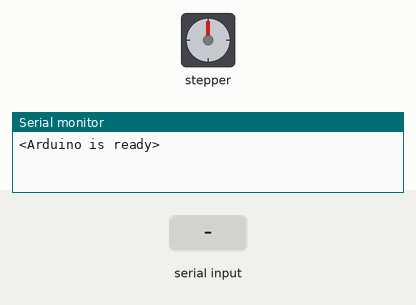
A sketch run on a simulated Arduino Uno, built with avr-gcc and run on an emulated ATmega328P. Shown: stepper motor, the last lines printed to the serial monitor. Wiring (inferred from the names in the program): stepper motor (2048 steps per turn assumed): coils pin 8, pin 9, pin 10, pin 11. The inputs (shaded band) are chosen by the test bench.

Above: at 1.2 s.
1.3 s: "<90,45>" received over Serial
At 1.5 s:
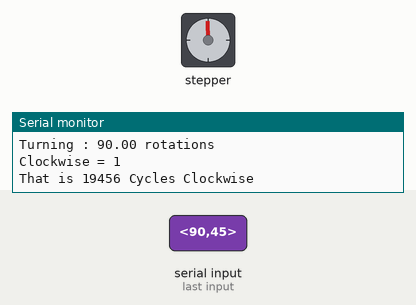
At 2.1 s:
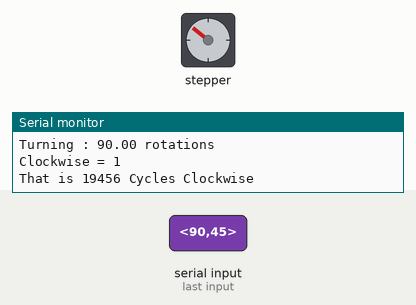
Timing chart, 0 to 19.3 s (numbered marks = the images above; inputs shaded):
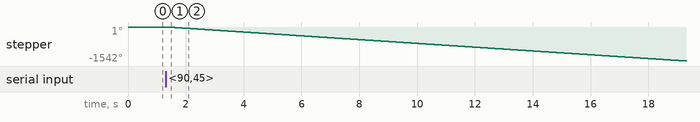

Measured:
- after the input at 1.3 s, stepper: keeps turning counter-clockwise at about 86°/s, starting after 0.06 s

The sketch:

My_Stepper.ino
```cpp
// https://github.com/MAWoodMain/BYJ48-Stepper/tree/master

// define the stepper driver pins
#define IN1  8
#define IN2  9
#define IN3  10
#define IN4  11

// define how many cycles to a full rotation
#define CYCLES_PER_ROTATION 512

const byte numChars = 32;
char receivedChars[numChars];
boolean newData = false;

void setup()
{
  pinMode(IN1, OUTPUT);
  pinMode(IN2, OUTPUT);
  pinMode(IN3, OUTPUT);
  pinMode(IN4, OUTPUT);

  Serial.begin(9600);
  while (!Serial) {
    ; // wait for serial port to connect. Needed for native USB port only
  }
  Serial.println("<Arduino is ready>");
}

void loop()
{
  recvWithStartEndMarkers();
  showNewData();
}

void recvWithStartEndMarkers() {
    static boolean recvInProgress = false;
    static byte ndx = 0;
    char startMarker = '<';
    char endMarker = '>';
    char rc;

    while (Serial.available() > 0 && newData == false) {
        rc = Serial.read();

        if (recvInProgress == true) {
            if (rc != endMarker) {
                receivedChars[ndx] = rc;
                ndx++;
                if (ndx >= numChars) {
                    ndx = numChars - 1;
                }
            }
            else {
                receivedChars[ndx] = '\0'; // terminate the string
                recvInProgress = false;
                ndx = 0;
                newData = true;
            }
        }

        else if (rc == startMarker) {
            recvInProgress = true;
        }
    }
}

void showNewData() {
    if (newData == true) {
        Serial.print("This just in ... ");
        Serial.println(receivedChars);
        newData = false;

        float rotationAmount = atof(receivedChars);
        turns(rotationAmount);
    }
}

void turns(float rotations)
{
  // if the rotation count is -ve then it is CCW
  Serial.println();
  Serial.print("Turning : ");
  Serial.print(rotations);
  Serial.println(" rotations");
  bool clockwise = rotations > 0;
  Serial.print("Clockwise = ");
  Serial.println(clockwise);
  // calculate how many cycles the stepper will have to make
  int cycles = rotations * CYCLES_PER_ROTATION;
  // force the cycle count to be positive
  cycles = abs(cycles);
  Serial.print("That is ");
  Serial.print(cycles);
  Serial.print(" Cycles ");
  // only move if the user specifed an actual movement
  if(rotations != 0)
  {
    if (clockwise)
    {
      Serial.println("Clockwise");
      // for each cycle
      for (int x=0; x<cycles; x++)
      {
        // for each phase
        for(int y=0; y<8; y++)
        {
          // go to phase y
          phaseSelect(y);
          // pause so the stepper has time to react
          delay(1);
        }
      }
    } else {
      Serial.println("Counter Clockwise");
      // for each cycle
      for (int x=0; x<cycles; x++)
      {
        // for each phase (backwards for CCW rotation)
        for(int y=7; y>=0; y--)
        {
          // go to phase y
          phaseSelect(y);
          // pause so the stepper has time to react
          delay(1);
        }
      }
    }
  }
  // go to the default state (all poles off) when finished
  phaseSelect(8);
  Serial.println("Done");
}

void phaseSelect(int phase)
{
  switch(phase){
     case 0:
       digitalWrite(IN1, LOW);
       digitalWrite(IN2, LOW);
       digitalWrite(IN3, LOW);
       digitalWrite(IN4, HIGH);
       break;
     case 1:
       digitalWrite(IN1, LOW);
       digitalWrite(IN2, LOW);
       digitalWrite(IN3, HIGH);
       digitalWrite(IN4, HIGH);
       break;
     case 2:
       digitalWrite(IN1, LOW);
       digitalWrite(IN2, LOW);
       digitalWrite(IN3, HIGH);
       digitalWrite(IN4, LOW);
       break;
     case 3:
       digitalWrite(IN1, LOW);
       digitalWrite(IN2, HIGH);
       digitalWrite(IN3, HIGH);
       digitalWrite(IN4, LOW);
       break;
     case 4:
       digitalWrite(IN1, LOW);
       digitalWrite(IN2, HIGH);
       digitalWrite(IN3, LOW);
       digitalWrite(IN4, LOW);
       break;
     case 5:
       digitalWrite(IN1, HIGH);
       digitalWrite(IN2, HIGH);
       digitalWrite(IN3, LOW);
       digitalWrite(IN4, LOW);
       break;
     case 6:
       digitalWrite(IN1, HIGH);
       digitalWrite(IN2, LOW);
       digitalWrite(IN3, LOW);
       digitalWrite(IN4, LOW);
       break;
     case 7:
       digitalWrite(IN1, HIGH);
       digitalWrite(IN2, LOW);
       digitalWrite(IN3, LOW);
       digitalWrite(IN4, HIGH);
       break;
     default:
       digitalWrite(IN1, LOW);
       digitalWrite(IN2, LOW);
       digitalWrite(IN3, LOW);
       digitalWrite(IN4, LOW);
       break;
  }
}
```
